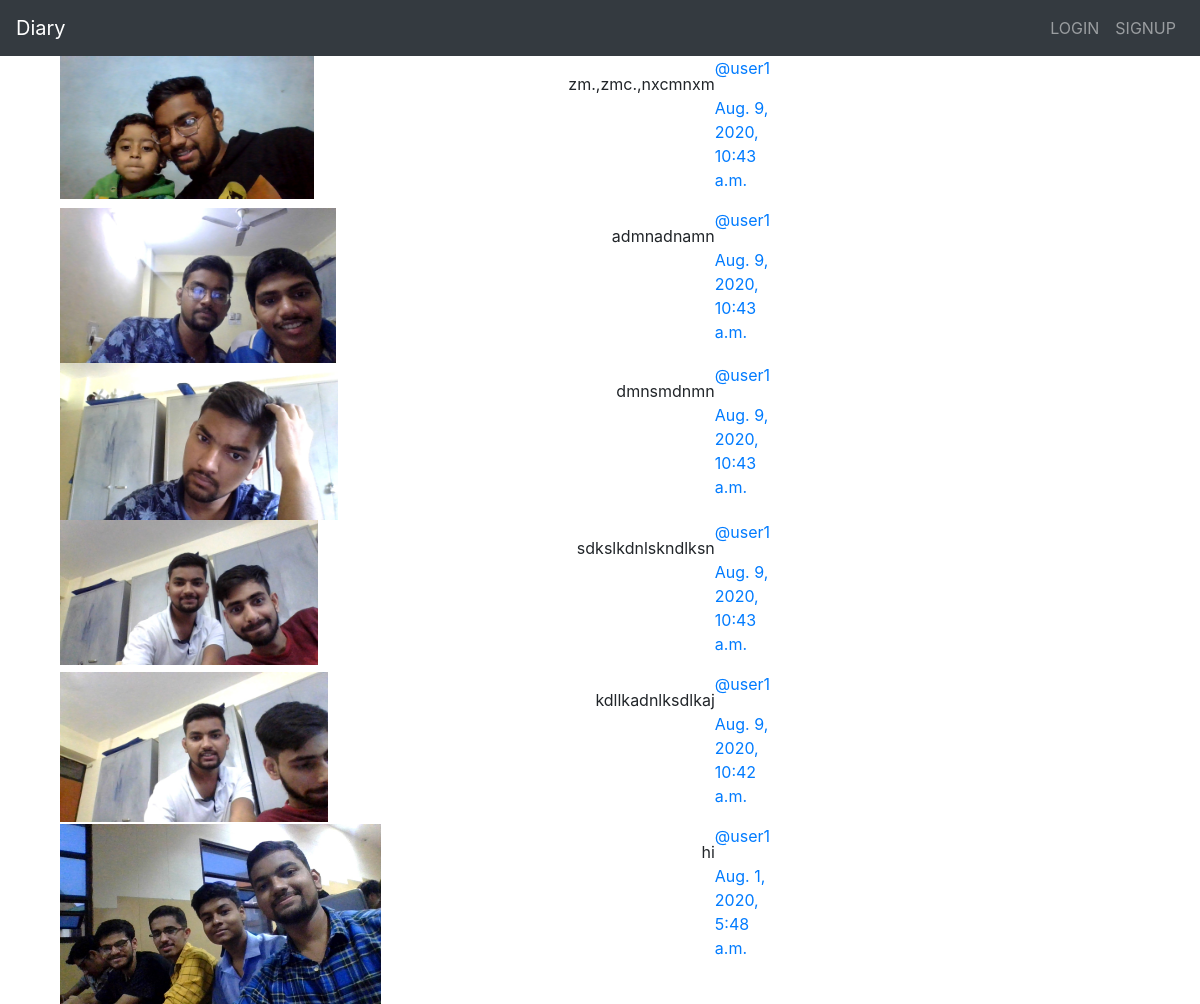
Page /blogs/by/user1/ on the earlier database version.
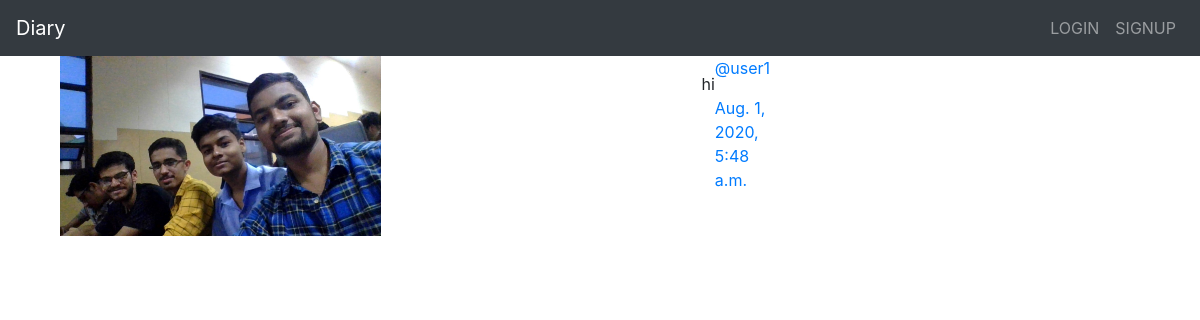
Same page on the later database version.
### blogs/models.py (models this page shows, shortened)
class Blog(models.Model):
    user = models.ForeignKey(User, related_name='blogs', on_delete=models.CASCADE)
    message = models.TextField(unique=False, blank=True)
    created_at = models.DateTimeField(auto_now=True)
    message_html = models.TextField(editable=False)
    blog_image = models.ImageField(default='', upload_to='', blank=False, null=False )
    class Meta:
        ordering = ['-created_at']
        unique_together = ['user', 'message']

### blogs/views.py (the view)
# urls.py: url(r"by/(?P<username>[-\w]+)/$",views.UserBlog.as_view(),name="for_user"),
class UserBlog(generic.ListView):
    model = models.Blog
    template_name='blogs/user_blog_list.html'
    def get_queryset(self):
        try:
            self.blog_user = User.objects.prefetch_related('blogs').get(username__iexact=self.kwargs.get('username'))
        except User.DoesNotExist:
            raise Http404
        else:
            return self.blog_user.blogs.all()
    def get_context_data(self, **kwargs):
        context = super().get_context_data(**kwargs)
        context['blog_user'] = self.blog_user
        return context

### blogs/templates/blogs/user_blog_list.html
{% extends 'blogs/blog_base.html' %}
{% block blog_content %}
    <div class="col-md-8">
        {% for blog in blog_list %}
            {% include 'blogs/_blog.html' %}
        {% endfor %}
    </div>
{% endblock %}

### blogs/templates/blogs/_blog.html (shortened to what this page needs)
<div class="blog media">
    <div class="blog-image-div">
        <img class="blog-image" src='{{blog.blog_image.url}}' alt="no image for this blog" width="50%">
    </div>
    <div class="">
        <p>{{blog.message_html|safe}}</p>
    </div>
    <div class="media-body">
            <span class="username">
                <p><a href="{% url 'blogs:for_user' username=blog.user.username %}">@{{blog.user.username}}</a></p>
            </span>
            <time class="time">
                <p><a href="{% url 'blogs:single' username=blog.user.username pk=blog.pk %}">{{blog.created_at}}</a></p>
            </time>
    </div>
</div>

Differences in the rows shown:
no longer on this page (row edited): Blog: blog_image (picture), message_html "zm.,zmc.,nxcmnxm", user.username "user1", created_at "Aug. 9, 2020, 10:43 a.m."
no longer on this page (row edited): Blog: blog_image (picture), message_html "admnadnamn", user.username "user1", created_at "Aug. 9, 2020, 10:43 a.m."
no longer on this page (row edited): Blog: blog_image (picture), message_html "dmnsmdnmn", user.username "user1", created_at "Aug. 9, 2020, 10:43 a.m."
no longer on this page (row edited): Blog: blog_image (picture), message_html "sdkslkdnlskndlksn", user.username "user1", created_at "Aug. 9, 2020, 10:43 a.m."
no longer on this page (row edited): Blog: blog_image (picture), message_html "kdllkadnlksdlkaj", user.username "user1", created_at "Aug. 9, 2020, 10:42 a.m."
